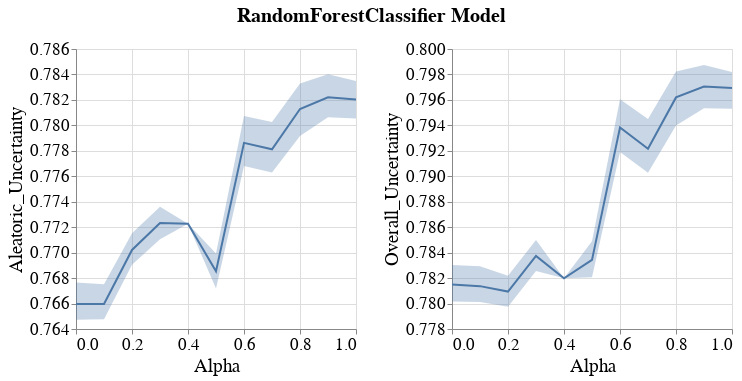

Here is the notebook cell this chart was saved with:
### Code cell
visualizer.create_subgroup_metrics_line_band_plot(model_name=MODEL_NAMES[0],
                                                  subgroup_metrics=['Aleatoric_Uncertainty', 'Overall_Uncertainty'])
